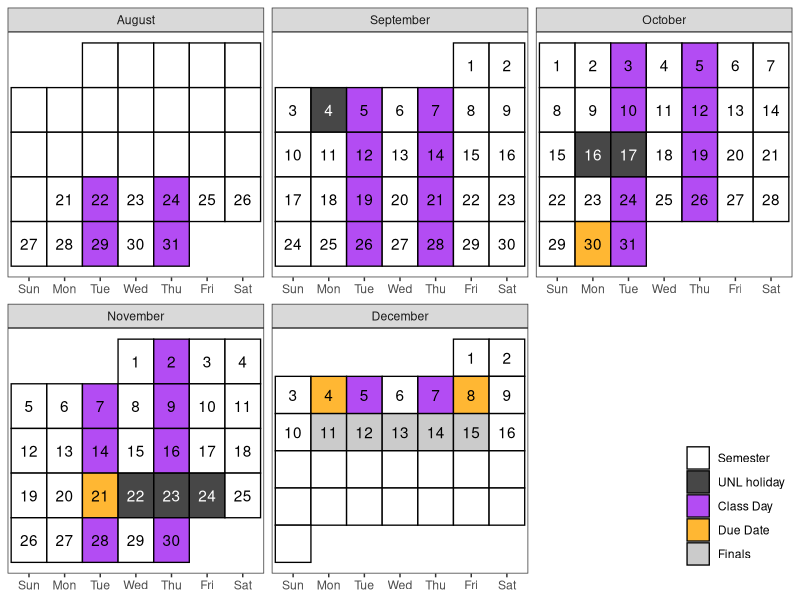

Here is the R script that generated this plot:

library(tidyverse)
library(lubridate)

# Create a calendar for your syllabus ----
# Source: http://svmiller.com/blog/2020/08/a-ggplot-calendar-for-your-semester/

# 1) what is the first Monday of the semester?
# Any number of ways to identify dates in R, but we'll use {lubridate} and the ymd() function here.
# Format: YYYYMMDD. In this example, 4 January 2022.

# Weekday(s) of class
class_wdays <- c("Tue", "Thu")

not_here_dates <- c(
  ymd(20230904), # Labor Day
  ymd(20231016:20231017), # Fall Break
  ymd(20231122:20231124) # Thanksgiving
)

# You can adjust this as you see fit. Basically: add assignment types (e.g. papers, quizzes).
# My intro class was fairly simple: just exams.
due_dates <- c(ymd(20231030), ymd(20231121), ymd(20231204), ymd(20231208), ymd(20231208))

# What are the full dates of the semester? Here, I'll exclude exam week as I like to do.
# In this case: 6 January to 23 April
semester_dates <- seq(ymd(20230821), ymd(20231216), by=1)

exam_week <- seq(ymd(20231211), ymd(20231215), by = 1)

# Custom function for treating the first day of the month as the first week
# of the month up until the first Sunday (unless Sunday was the start of the month)
wom <- function(date) {
  first <- wday(as.Date(paste(year(date),month(date),1,sep="-")))
  return((mday(date)+(first-2)) %/% 7+1)
}

# Create a data frame of dates, assign to Cal
Cal <- tibble(date = seq(ymd(20230801), ymd(20231231), by=1))  %>%
  mutate(mon = lubridate::month(date, label=T, abbr=F), # get month label
         wkdy = weekdays(date, abbreviate=T), # get weekday label
         wkdy = fct_relevel(wkdy, "Sun", "Mon", "Tue", "Wed", "Thu","Fri","Sat"), # make sure Sunday comes first
         semester = date %in% semester_dates, # is date part of the semester?
         project = date %in% due_dates, # is it an exam?
         not_here = date %in% not_here_dates, # is it a day off?
         exam_wk = date %in% exam_week,
         day = lubridate::mday(date), # get day of month to add later as a label
         # Below: our custom wom() function
         week = wom(date))

# Create a category variable, for filling.
# I can probably make this a case_when(), but this will work.

Cal <- Cal %>%
  mutate(category = case_when(
    project ~ "Due Date",
    not_here ~ "UNL holiday",
    semester & wkdy %in% class_wdays & !not_here & !exam_wk ~ "Class Day",
    semester & exam_wk ~ "Finals",
    semester ~ "Semester",
    TRUE ~ "NA"
  ))
# mutate(category = NA,
#        category = ifelse(semester == 1, "Semester", category),
#        category = ifelse(semester == 1 & wkdy %in% c("Wed"), "Class Day", category),
#        category = ifelse(exams == 1, "Exams", category),
#        category = ifelse(is.na(category) | (semester == 1 & not_here == 1), "NA", category)) -> Cal

class_cal <- Cal %>%
  ggplot(.,aes(wkdy, week)) +
  theme_bw() +
  theme(panel.grid.major.x = element_blank(),
        legend.position = c(1, 0), legend.justification = c(1,0), legend.direction = "vertical", legend.title = element_blank(),
        axis.title.y = element_blank(), axis.title.x = element_blank(), axis.ticks.y = element_blank(), axis.text.y = element_blank()) +
  # geom_tile and facet_wrap will do all the heavy lifting
  geom_tile(alpha=0.8, aes(fill=category), color="black", linewidth=.45) +
  facet_wrap(~mon, scales = "free", ncol=3) +
  # fill in tiles to make it look more "calendary" (sic)
  geom_text(aes(label=day, color = semester&(!not_here))) +
  # put your y-axis down, flip it, and reverse it
  scale_y_reverse(breaks=NULL) +
  # manually fill scale colors to something you like...
  scale_color_manual(values = c("FALSE" = "white", "TRUE" = "black"), guide = "none") +
  scale_fill_manual(values=c("Class Day"="purple",
                             "Semester"="white",
                             "UNL holiday" = "grey10",
                             "NA" = "white", # I like these whited out...
                             "Due Date"="orange",
                             "Finals" = "grey"),
                    #... but also suppress a label for a non-class semester day
                    breaks=c("Semester", "UNL holiday", "Class Day","Due Date", "Finals"))
# class_cal

exam_days <- filter(Cal, category == "Due Date") %>%
  mutate(topic = c("Project Proposal Due", "Project Draft Due", "Project Presentation Due", "Project Report & Peer Reviews Due"),
         time = c("8pm", "8pm", "12pm", "12pm, 8pm"))

class_days <- filter(Cal, category == "Class Day") %>%
  mutate(topic = c(
    "Exploring the Toolbox",
    "Exploring the Toolbox",
    "Introduction to Programming, Basic Variable Types",
    "Introduction to Programming, Basic Variable Types",
    "Data and Control Structures",
    "Data and Control Structures",
    "Programming with Data",
    "Programming with Data",
    "Reading and Exploring Data",
    "Reading and Exploring Data",
    "Data Cleaning and Manipulation",
    "Data Cleaning and Manipulation",
    "Data Transformations",
    "Data Transformations",
    "Graphics",
    "Graphics",
    "Debugging",
    "Reproducibility and Professional Communication",
    "Reproducibility and Professional Communication",
    "Simulation",
    "Simulation",
    "Interactive Graphics",
    "Interactive Graphics",
    "Special Topics",
    "Special Topics",
    "Project Work Day",
    "Project Work Day",
    "High Performance Computing",
    "High Performance Computing")) %>%
  bind_rows(exam_days) %>%
  arrange(date)

